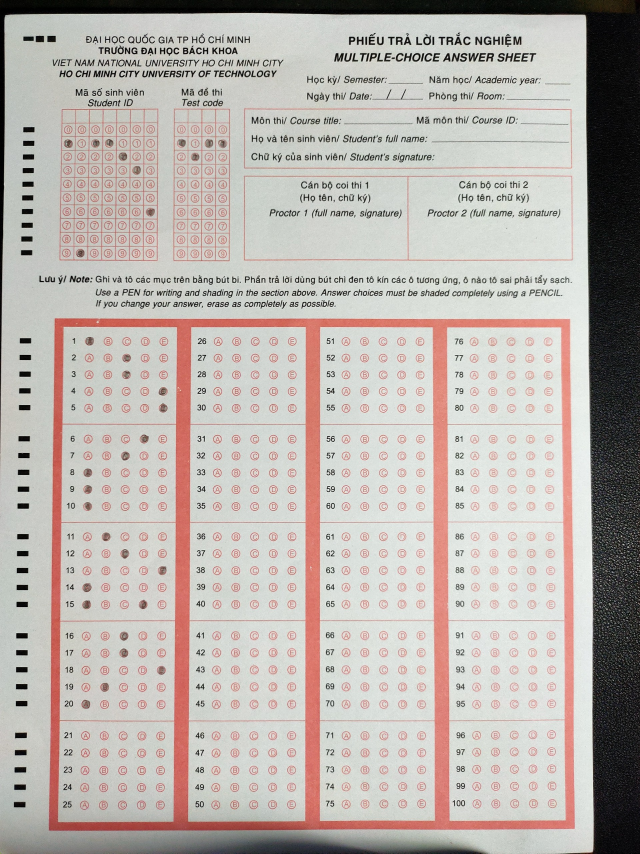
#> input picture MCQs/Input_Student/1 - Copy.jpg, 1920 x 2560 px (shown at 1/3 size)
$ python -i utlis.py   (imports and definitions only)
#> lines starting #> are read from the running program, lines starting #| are printed output that depends on the picture; after the words box and inside, x2 and y2 are one past the last pixel; in counts of white or black regions, pixels touching at a corner belong together
### MCQs/Src/inforFunc.py
import cv2
import numpy as np

#HÀM BẮT ĐIỂM CÓ HÌNH CHỮ NHẬT THUỘC DIỆN TÍCH TỪ  40 -> 50

class ImageProcessingParams:
    def __init__(self, threshold_low, threshold_high, width_img, height_img,
                 x_offset, y_offset, x1_offset, y1_offset,
                 rows_id, cols_id, rows_code, cols_code,
                 sheet_rows, sheet_cols, alpha, beta):
#> further down, picture is the input picture: shape (2560, 1920, 3); mean B, G, R 173.7, 178.7, 186.1
        self.threshold_low = threshold_low
        self.threshold_high = threshold_high
        self.width_img = width_img
        self.height_img = height_img
        self.x_offset = x_offset
        self.y_offset = y_offset
        self.x1_offset = x1_offset
        self.y1_offset = y1_offset
        self.rows_id = rows_id
        self.cols_id = cols_id
        self.rows_code = rows_code
        self.cols_code = cols_code
        self.sheet_rows = sheet_rows
        self.sheet_cols = sheet_cols
        self.alpha = alpha
        self.beta = beta

# Tạo một instance của class và truyền các giá trị vào
image_params = ImageProcessingParams(
    threshold_low=0,
    threshold_high=2000,
    width_img=2408,
    height_img=3508,
    x_offset=600,
    y_offset=650,
    x1_offset=0,
    y1_offset=0,
    rows_id=11,
    cols_id=7,
    rows_code=11,
    cols_code=4,
    sheet_rows=5,
    sheet_cols=6,
    alpha=1.1,
    beta=0.4
)   # Đối với việc tăng cường tương phản, beta thường được đặt là 0
def gaussian_blur_a4(image):
    # Kích thước ảnh A4 thường là khoảng 210mm x 297mm
    # Trong pixel, điều này có thể thay đổi tùy thuộc vào độ phân giải của ảnh
    # Dưới đây là một ước lượng về kích thước ảnh A4 ở đơn vị pixel


    # Tính toán kích thước kernel Gaussian dựa trên kích thước ảnh A4
    kernel_width = int(image_params.width_img / 700) // 2 * 2 + 1  # Kernel width là một số lẻ
    kernel_height = int(image_params.height_img / 800) // 2 * 2 + 1  # Kernel height là một số lẻ

    # Áp dụng Gaussian blur với kích thước kernel được tính toán
    imgBlur = cv2.GaussianBlur(image, (kernel_width, kernel_height), 0)

    return imgBlur

def increase_sharpness(image, amount=1.0, radius=1.0):
    # Tạo bản sao của ảnh để tránh thay đổi ảnh gốc
    imgShaped = np.copy(image)
    # Áp dụng bộ lọc unsharp mask để tăng độ rõ nét
    imgShaped = cv2.GaussianBlur(imgShaped, (1, 1), radius)
    imgShaped = cv2.addWeighted(image, 1.0 + amount, imgShaped, -amount, 0)

    return imgShaped


originalPaper1 = np.array([[2408,3508],[2108,2408],[2108,3308],[3508,3308]])
originalPaper =  np.array([[0,0],[300,0],[300,200],[0,200]])
#originalPaper1 = np.array([[700,0],[600,0],[600,50],[700,50]])
#originalPaper =  np.array([[0,700],[100,700],[100,650],[0,650]])


### MCQs/Src/utlis.py
import cv2
import numpy as np
from MCQs.Src.inforFunc import increase_sharpness, gaussian_blur_a4
#import inforFunc as infor
#import os
#from PIL import Image
import matplotlib.pyplot as plt

## TO STACK ALL THE IMAGES IN ONE WINDOW (với Hàm StackImage hổ trợ cho người dụng việc kết hợp tất cả bộ lọc vào 1 khung hình)
# [35 lines left out: function stackImages, not called in this run]

def reorder(myPoints):

    myPoints = myPoints.reshape((4, 2)) # REMOVE EXTRA BRACKET
    #print(myPoints)
    myPointsNew = np.zeros((4, 1, 2), np.int32) # NEW MATRIX WITH ARRANGED POINTS (tạo ra 1 ma trận có các điểm đã được sắp xếp)
    add = myPoints.sum(1) #tính tổng từng giá trị
    #print(add)
    #print(np.argmax(add))
    myPointsNew[0] = myPoints[np.argmin(add)]  #[0,0]
    myPointsNew[3] =myPoints[np.argmax(add)]   #[w,h]
    diff = np.diff(myPoints, axis=1)
    myPointsNew[1] =myPoints[np.argmin(diff)]  #[w,0]
    myPointsNew[2] = myPoints[np.argmax(diff)] #[h,0]

    return myPointsNew

################################################################
# HÀM BIỂU THỊ CÁC VIỀN DÀNH CHO HÌNH CHỮ NHẬT
def rectContour(contours):
    rectCon = []
    max_area = 0
    for i in contours:
        area = cv2.contourArea(i)
        if area > 50:
            peri = cv2.arcLength(i, True)
            approx = cv2.approxPolyDP(i, 0.02 * peri, True)
            if len(approx) == 4:
                rectCon.append(i)
    rectCon = sorted(rectCon, key=cv2.contourArea,reverse=True)
    #print(len(rectCon))
    return rectCon

def getCornerPoints(cont):
    peri = cv2.arcLength(cont, True) # LENGTH OF CONTOUR
    approx = cv2.approxPolyDP(cont, 0.02 * peri, True) # APPROXIMATE THE POLY TO GET CORNER POINTS
    return approx

def resizeImage(img, new_height, new_width):
    return cv2.resize(img, (new_width, new_height))

# [38 lines left out: functions splitBoxes_ID, splitBoxes_code, split_5_boxes_each_Sheet, process_image, not called in this run]
def process_image_answersheet(image):
        image_sheet = image.copy()
        imgShaped = increase_sharpness(image, amount=0.5, radius=2)
        imgGray = cv2.cvtColor(imgShaped, cv2.COLOR_BGR2GRAY)
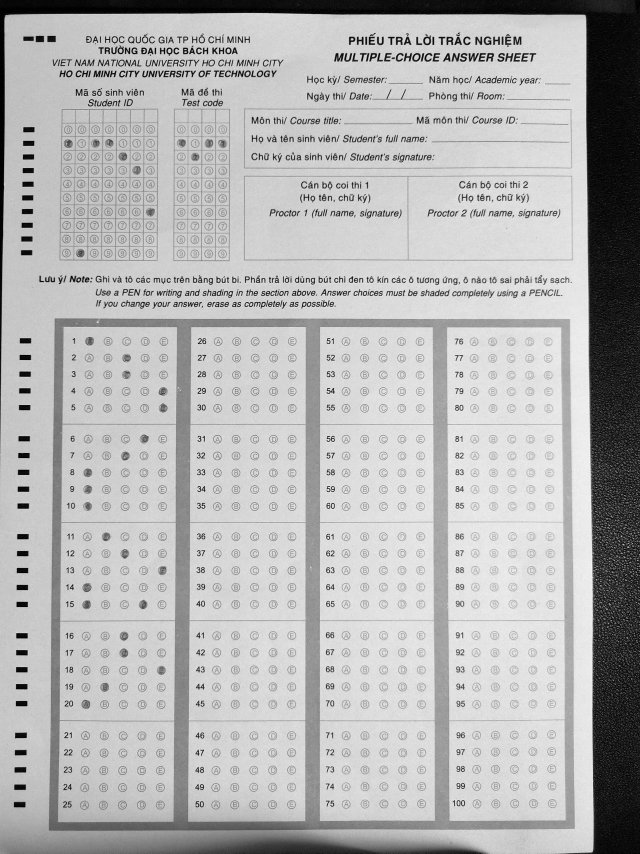
#> imgGray: shape (2560, 1920) (shown at 1/3 size); min 0, max 255, mean 180.4
        imgBlur = gaussian_blur_a4(imgGray)
        imgCanny  = cv2.Canny(imgBlur,10,50)
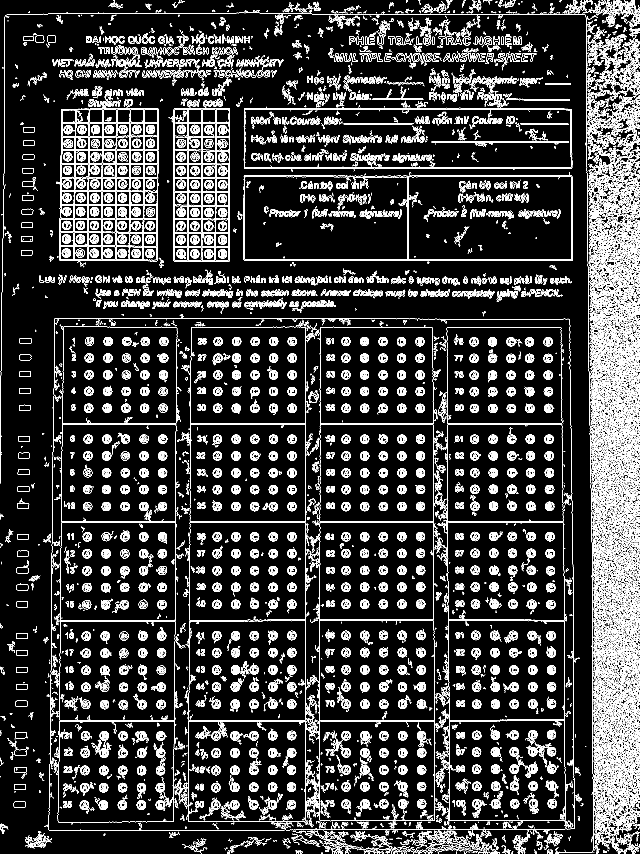
#> imgCanny: shape (2560, 1920) (shown at 1/3 size); 10.2% white in thin lines or dots

        contour, _  = cv2.findContours(imgCanny,cv2.RETR_EXTERNAL,cv2.CHAIN_APPROX_NONE)
#> contour = 5860 contours, 4414 with area under 20; largest, box (x1, y1, x2, y2) and area: (146, 955, 1725, 2493) 2394537, (731, 526, 1719, 783) 250848, (731, 323, 1717, 514) 177337, (178, 325, 476, 784) 133173, (519, 325, 690, 785) 77122
        cv2.drawContours(image,contour,-1,(0,255,0),2)
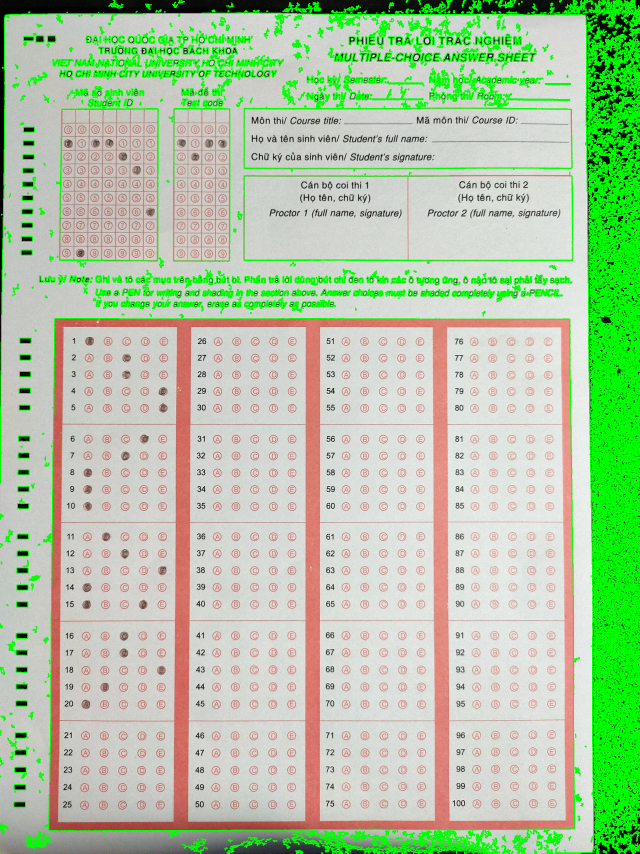
#> image: shape (2560, 1920, 3) (shown at 1/3 size); mean B, G, R 163.4, 199.3, 175.4

        rect_answerSheet = rectContour(contour)
#> the loop in rectContour, `for i in contours:` made 5860 passes
#> (area, peri, approx) on passes 256, 459: (498, 1132.7, [[134, 2499], [75, 2538], [134, 2540], [102, 2537]]), (553, 99.66, [[43, 2353], [43, 2369], [77, 2368], [75, 2353]])
#> (area, peri) on passes 85, 125, 137, 172, 174, 175: (82.5, 210.2), (90, 147.5), (56, 220.8), (70, 189.5), (81, 338.3), (55, 529.5)
#> after the loop in rectContour, `for i in contours:`: rectCon = 44 contours; largest, box (x1, y1, x2, y2) and area: (146, 955, 1725, 2493) 2394537, (731, 526, 1719, 783) 250848, (731, 323, 1717, 514) 177337, (178, 325, 476, 784) 133173, (519, 325, 690, 785) 77122
#> rect_answerSheet has the same summary as rectCon in rectContour
        answersheetFrame = getCornerPoints(rect_answerSheet[0])
#> in getCornerPoints, `peri = cv2.arcLength(cont, True)`: peri = 6361.6
#> in getCornerPoints, `approx = cv2.approxPolyDP(cont, 0.02 * peri, True)`: approx = [[164, 955], [147, 2491], [1723, 2486], [1709, 957]]
#> answersheetFrame has the same summary as approx in getCornerPoints
        if answersheetFrame.size !=0:
            cv2.drawContours(image,answersheetFrame,-1,(255,0,0),10)
            answersheetFrame = reorder(answersheetFrame)
#> in reorder, `myPoints = myPoints.reshape((4, 2))`: myPoints has the same summary as approx in getCornerPoints
#> in reorder, `add = myPoints.sum(1)`: add = [1119, 2638, 4209, 2666]
#> in reorder, `diff = np.diff(myPoints, axis=1)`: diff = [791, 2344, 763, -752]
#> answersheetFrame = [[164, 955], [1709, 957], [147, 2491], [1723, 2486]]

            pt1_answerSheet = np.float32(answersheetFrame)
#> pt1_answerSheet has the same summary as answersheetFrame
            pt2_answerSheet = np.float32([[0,0],[300,0],[0,2500],[300,2500]])
            matrix_Sheet = cv2.getPerspectiveTransform(pt1_answerSheet,pt2_answerSheet)
#> matrix_Sheet = [[0.196, 0.00217, -34.15], [-0.00218, 1.68, -1604.5], [-2.96e-06, 1.32e-05, 1]]
            imgWarpColorSheet = cv2.warpPerspective(image_sheet,matrix_Sheet,(300,2600))
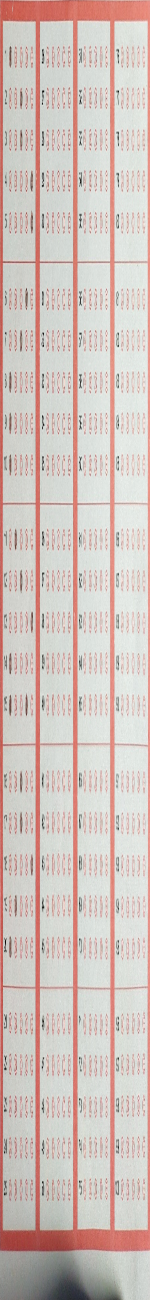
#> imgWarpColorSheet: shape (2600, 300, 3) (shown at 1/2 size); mean B, G, R 188.7, 194.2, 209.1
            imgWarpColorSheet=imgWarpColorSheet[20:imgWarpColorSheet.shape[0] - 100 , 10:imgWarpColorSheet.shape[1] - 10]
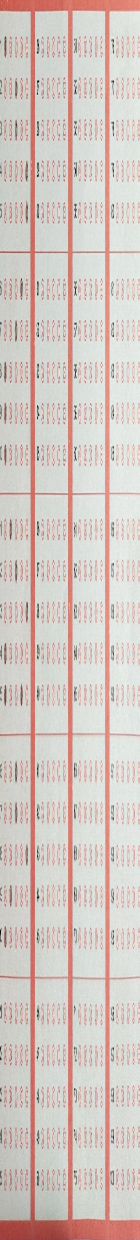
#> imgWarpColorSheet: shape (2480, 280, 3) (shown at 1/2 size); mean B, G, R 193.6, 199, 211.7

            imgWarpGray_Sheet = cv2.cvtColor(imgWarpColorSheet,cv2.COLOR_BGR2GRAY)
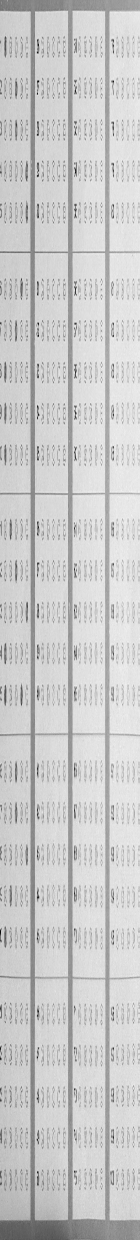
#> imgWarpGray_Sheet: shape (2480, 280) (shown at 1/2 size); min 0, max 251, mean 202.2
            imgThresh_Sheet  = cv2.threshold(imgWarpGray_Sheet,150,255,cv2.THRESH_BINARY_INV)[1]
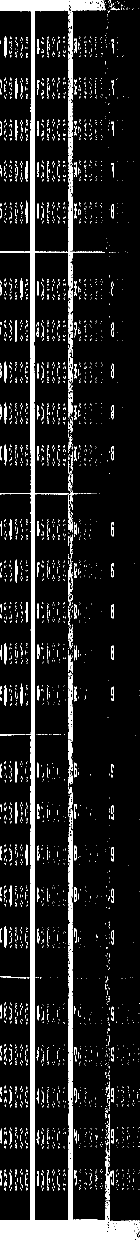
#> imgThresh_Sheet: shape (2480, 280) (shown at 1/2 size); 10.3% white; 3206 white regions (2986 under 20 px), largest, box (x1, y1, x2, y2) and area: (0, 0, 280, 2480) 45523, (136, 1346, 145, 1484) 813, (211, 2295, 219, 2401) 473
            return imgThresh_Sheet

# [65 lines left out: functions find_ConerPoint, splitBox_Sheet, getArray, not called in this run]


>>> import cv2
>>> picture = cv2.imread('../Input_Student/1 - Copy.jpg')
>>> result = process_image_answersheet(picture)

$ run again, on MCQs/Input_Student/2 - Copy.jpg
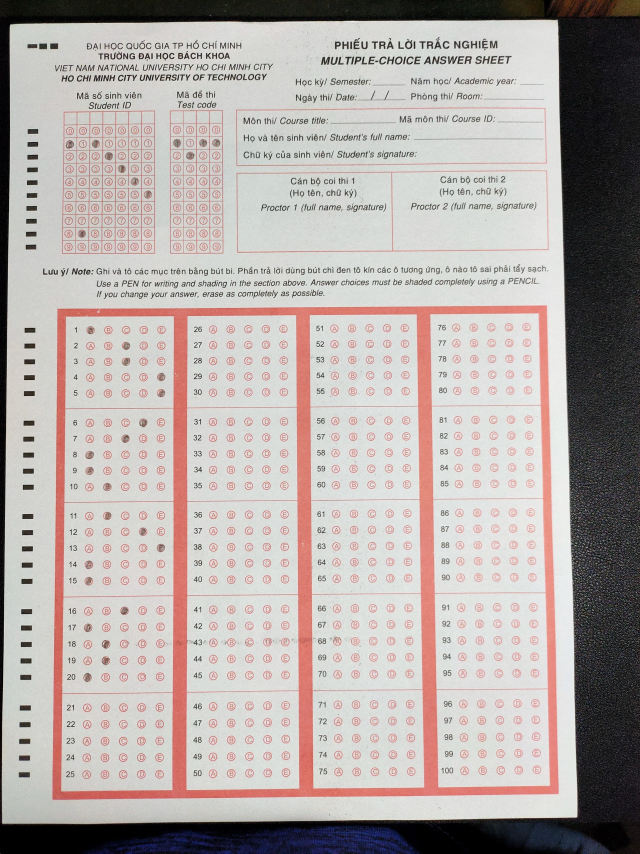
#> input picture MCQs/Input_Student/2 - Copy.jpg, 1920 x 2560 px (shown at 1/3 size)
#> picture is the input picture: shape (2560, 1920, 3); mean B, G, R 168.2, 170.8, 179.2
#> in process_image_answersheet, `imgCanny  = cv2.Canny(imgBlur,10,50)`:
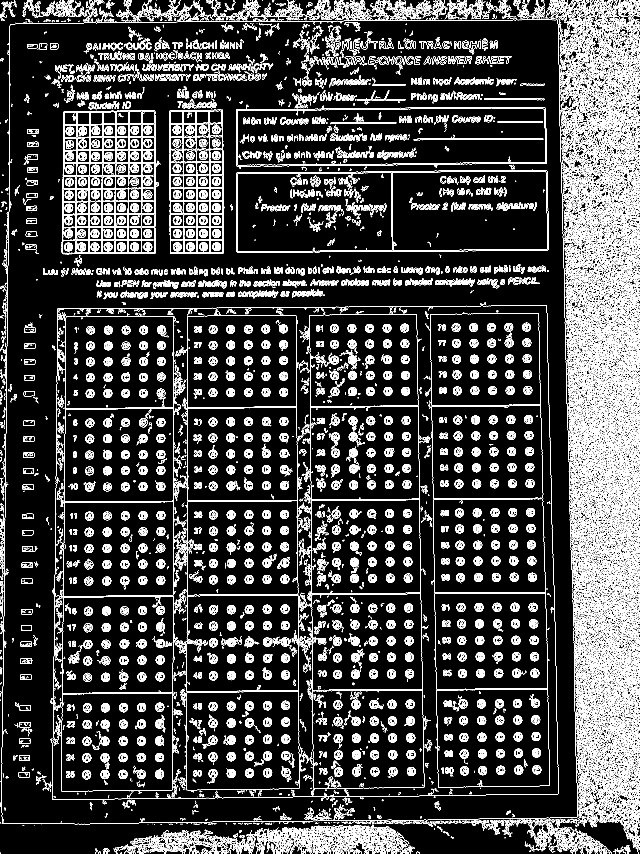
#> imgCanny: shape (2560, 1920) (shown at 1/3 size); 11.7% white in thin lines or dots
#> contour = 6586 contours, 5091 with area under 20; largest, box (x1, y1, x2, y2) and area: (156, 916, 1677, 2400) 2193848, (709, 510, 1647, 759) 224092, (708, 321, 1641, 500) 157863, (185, 331, 466, 763) 118606, (509, 329, 671, 762) 68850
#> the loop in rectContour, `for i in contours:` made 6586 passes
#> (area, peri, approx) on passes 271, 328, 331: (441.5, 1481.2, [[523, 2511], [565, 2527], [547, 2559], [625, 2533]]), (104.5, 631.7, [[1169, 2483], [1201, 2542], [1197, 2515], [1220, 2539]]), (964.5, 1781.4, [[1008, 2483], [975, 2555], [1021, 2511], [1069, 2559]])
#> after the loop in rectContour, `for i in contours:`: rectCon = 42 contours; largest, box (x1, y1, x2, y2) and area: (156, 916, 1677, 2400) 2193848, (709, 510, 1647, 759) 224092, (708, 321, 1641, 500) 157863, (185, 331, 466, 763) 118606, (509, 329, 671, 762) 68850
#> rect_answerSheet has the same summary as rectCon in rectContour
#> in getCornerPoints, `peri = cv2.arcLength(cont, True)`: peri = 6076.8
#> in getCornerPoints, `approx = cv2.approxPolyDP(cont, 0.02 * peri, True)`: approx = [[1640, 917], [172, 926], [157, 2398], [1675, 2381]]
#> in process_image_answersheet, `answersheetFrame = getCornerPoints(rect_answerSheet[0])`: answersheetFrame has the same summary as approx in getCornerPoints
#> myPoints has the same summary as approx in getCornerPoints
#> add = [2557, 1098, 2555, 4056]
#> diff = [-723, 754, 2241, 706]
#> in process_image_answersheet, `answersheetFrame = reorder(answersheetFrame)`: answersheetFrame = [[172, 926], [1640, 917], [157, 2398], [1675, 2381]]
#> pt1_answerSheet has the same summary as answersheetFrame
#> matrix_Sheet = [[0.208, 0.00212, -37.68], [0.011, 1.79, -1663.2], [-3.37e-06, 2.37e-05, 1]]
#> in process_image_answersheet, `imgThresh_Sheet  = cv2.threshold(imgWarpGray_Sheet,150,255,cv2.THRESH_..`:
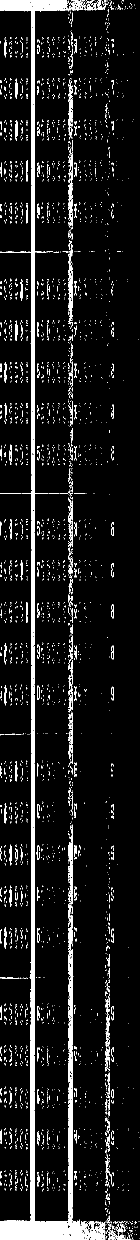
#> imgThresh_Sheet: shape (2480, 280) (shown at 1/2 size); 8.3% white; 3386 white regions (3190 under 20 px), largest, box (x1, y1, x2, y2) and area: (0, 0, 211, 2480) 33058, (137, 489, 146, 649) 759, (136, 297, 145, 452) 649

$ run again, on MCQs/Input_Student/3 - Copy.jpg
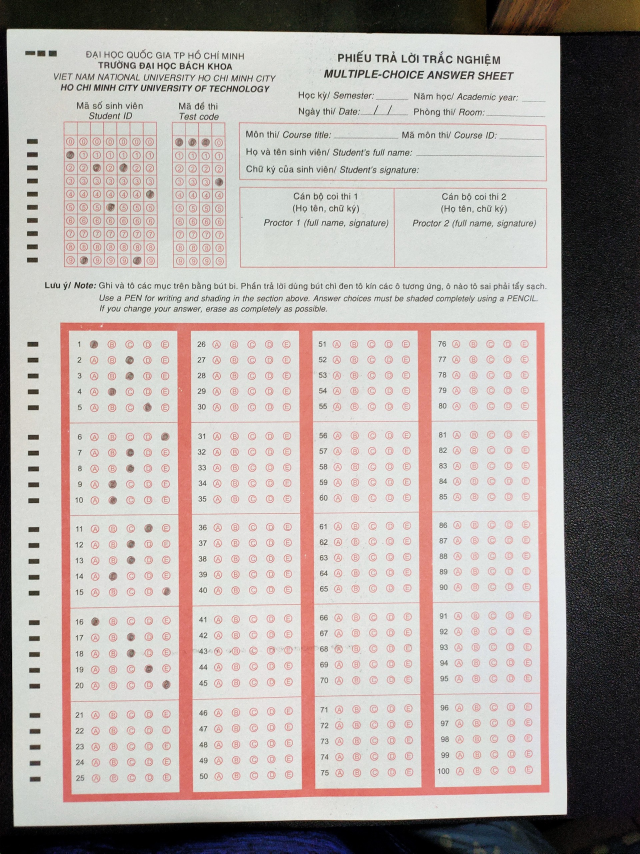
#> input picture MCQs/Input_Student/3 - Copy.jpg, 1920 x 2560 px (shown at 1/3 size)
#> picture is the input picture: shape (2560, 1920, 3); mean B, G, R 166.4, 169.7, 177.1
#> in process_image_answersheet, `imgCanny  = cv2.Canny(imgBlur,10,50)`:
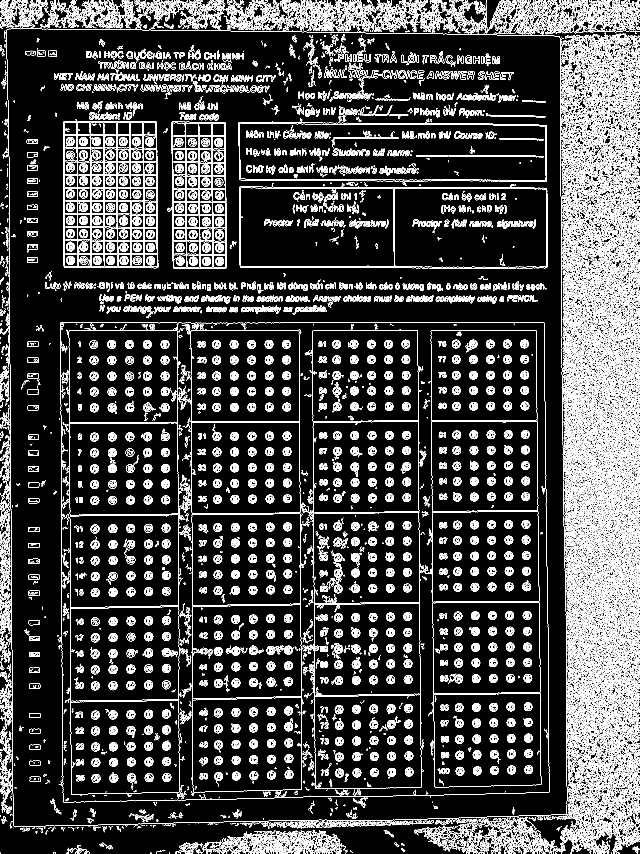
#> imgCanny: shape (2560, 1920) (shown at 1/3 size); 12.1% white in thin lines or dots
#> contour = 6990 contours, 5342 with area under 20; largest, box (x1, y1, x2, y2) and area: (180, 967, 1649, 2408) 2072764, (718, 560, 1642, 805) 222474, (716, 366, 1641, 545) 159051, (190, 363, 475, 805) 123101, (515, 365, 680, 806) 70464
#> the loop in rectContour, `for i in contours:` made 6990 passes
#> (area, peri, approx) on pass 271: (415, 1063.1, [[897, 2495], [927, 2553], [933, 2495], [918, 2521]])
#> after the loop in rectContour, `for i in contours:`: rectCon = 41 contours; largest, box (x1, y1, x2, y2) and area: (180, 967, 1649, 2408) 2072764, (718, 560, 1642, 805) 222474, (716, 366, 1641, 545) 159051, (190, 363, 475, 805) 123101, (515, 365, 680, 806) 70464
#> rect_answerSheet has the same summary as rectCon in rectContour
#> in getCornerPoints, `peri = cv2.arcLength(cont, True)`: peri = 5919.7
#> in getCornerPoints, `approx = cv2.approxPolyDP(cont, 0.02 * peri, True)`: approx = [[181, 968], [190, 2406], [1647, 2376], [1632, 968]]
#> in process_image_answersheet, `answersheetFrame = getCornerPoints(rect_answerSheet[0])`: answersheetFrame has the same summary as approx in getCornerPoints
#> myPoints has the same summary as approx in getCornerPoints
#> add = [1149, 2596, 4023, 2600]
#> diff = [787, 2216, 729, -664]
#> in process_image_answersheet, `answersheetFrame = reorder(answersheetFrame)`: answersheetFrame = [[181, 968], [1632, 968], [190, 2406], [1647, 2376]]
#> pt1_answerSheet has the same summary as answersheetFrame
#> matrix_Sheet = [[0.203, -0.00127, -35.43], [-2.85e-16, 1.75, -1690.9], [-1.43e-05, 3.12e-06, 1]]
#> in process_image_answersheet, `imgThresh_Sheet  = cv2.threshold(imgWarpGray_Sheet,150,255,cv2.THRESH_..`:
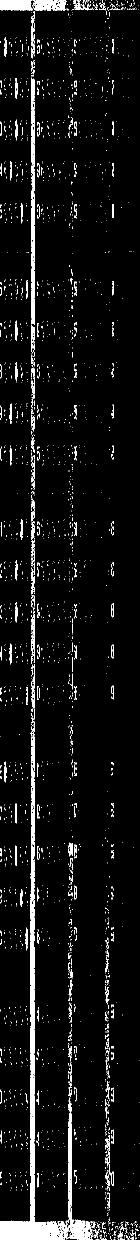
#> imgThresh_Sheet: shape (2480, 280) (shown at 1/2 size); 5.3% white; 2515 white regions (2343 under 20 px), largest, box (x1, y1, x2, y2) and area: (0, 1443, 186, 2480) 14077, (62, 155, 70, 650) 3005, (0, 0, 64, 22) 1200
